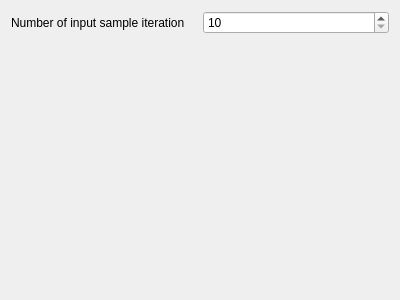
<?xml version="1.0" encoding="UTF-8"?>
<ui version="4.0">
 <class>SOMComputeWidget</class>
 <widget class="QWidget" name="SOMComputeWidget">
  <property name="geometry">
   <rect>
    <x>0</x>
    <y>0</y>
    <width>400</width>
    <height>300</height>
   </rect>
  </property>
  <property name="windowTitle">
   <string>Form</string>
  </property>
  <layout class="QVBoxLayout" name="verticalLayout">
   <item>
    <layout class="QHBoxLayout" name="horizontalLayout">
     <item>
      <widget class="QLabel" name="label">
       <property name="text">
        <string>Number of input sample iteration</string>
       </property>
      </widget>
     </item>
     <item>
      <widget class="QSpinBox" name="iterationNumberSpinBox">
       <property name="minimum">
        <number>10</number>
       </property>
       <property name="maximum">
        <number>999999999</number>
       </property>
      </widget>
     </item>
    </layout>
   </item>
   <item>
    <widget class="tlp::GraphPropertiesSelectionWidget" name="propertiesConfigurationWidget" native="true"/>
   </item>
  </layout>
 </widget>
 <customwidgets>
  <customwidget>
   <class>tlp::GraphPropertiesSelectionWidget</class>
   <extends>QWidget</extends>
   <header>talipot/GraphPropertiesSelectionWidget.h</header>
   <container>1</container>
  </customwidget>
 </customwidgets>
 <resources/>
 <connections/>
</ui>
